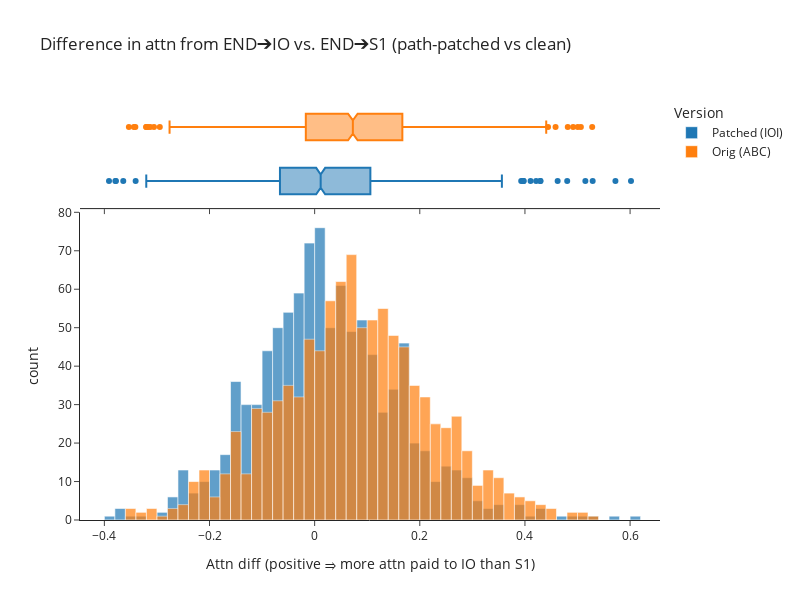

Notebook code cell kept with this figure:
### Code cell
results_patched, results_clean = get_nnmh_patching_patterns(num_batches=50, neg_nmh=(10, 2), orig_is_ioi=False)

hist(
    [results_patched, results_clean],
    labels={"variable": "Version", "value": "Attn diff (positive ⇒ more attn paid to IO than S1)"},
    title="Difference in attn from END➔IO vs. END➔S1 (path-patched vs clean)",
    names=["Patched (IOI)", "Orig (ABC)"],
    width=800,
    height=600,
    opacity=0.7,
    marginal="box",
    template="simple_white"
)

### Figure 1 — Plotly figure (JSON) as saved in the notebook; plotly's stock layout.template omitted (floating-point values rounded to 4 significant figures; data arrays with more than 128 entries replaced by an {"elided": "..."} marker saying what was removed)
{"data": [{"alignmentgroup": "True", "bingroup": "x", "hovertemplate": "Version=wide_variable_0<br>Attn diff (positive ⇒ more attn paid to IO than S1)=%{x}<br>count=%{y}<extra></extra>", "legendgroup": "wide_variable_0", "marker": {"color": "#1F77B4", "opacity": 0.7, "pattern": {"shape": ""}}, "name": "Patched (IOI)", "offsetgroup": "wide_variable_0", "orientation": "v", "showlegend": true, "type": "histogram", "x": {"elided": "1000 float values"}, "xaxis": "x", "yaxis": "y"}, {"alignmentgroup": "True", "hovertemplate": "Version=wide_variable_0<br>Attn diff (positive ⇒ more attn paid to IO than S1)=%{x}<extra></extra>", "legendgroup": "wide_variable_0", "marker": {"color": "#1F77B4"}, "name": "Patched (IOI)", "notched": true, "offsetgroup": "wide_variable_0", "showlegend": false, "type": "box", "x": {"elided": "1000 float values"}, "xaxis": "x2", "yaxis": "y2"}, {"alignmentgroup": "True", "bingroup": "x", "hovertemplate": "Version=wide_variable_1<br>Attn diff (positive ⇒ more attn paid to IO than S1)=%{x}<br>count=%{y}<extra></extra>", "legendgroup": "wide_variable_1", "marker": {"color": "#FF7F0E", "opacity": 0.7, "pattern": {"shape": ""}}, "name": "Orig (ABC)", "offsetgroup": "wide_variable_1", "orientation": "v", "showlegend": true, "type": "histogram", "x": {"elided": "1000 float values"}, "xaxis": "x", "yaxis": "y"}, {"alignmentgroup": "True", "hovertemplate": "Version=wide_variable_1<br>Attn diff (positive ⇒ more attn paid to IO than S1)=%{x}<extra></extra>", "legendgroup": "wide_variable_1", "marker": {"color": "#FF7F0E"}, "name": "Orig (ABC)", "notched": true, "offsetgroup": "wide_variable_1", "showlegend": false, "type": "box", "x": {"elided": "1000 float values"}, "xaxis": "x2", "yaxis": "y2"}], "layout": {"bargap": 0, "barmode": "overlay", "height": 600, "legend": {"title": {"text": "Version"}, "tracegroupgap": 0}, "title": {"text": "Difference in attn from END➔IO vs. END➔S1 (path-patched vs clean)"}, "width": 800, "xaxis": {"anchor": "y", "domain": [0, 1], "title": {"text": "Attn diff (positive ⇒ more attn paid to IO than S1)"}}, "xaxis2": {"anchor": "y2", "domain": [0, 1], "matches": "x", "showticklabels": false}, "yaxis": {"anchor": "x", "domain": [0, 0.7326], "title": {"text": "count"}}, "yaxis2": {"anchor": "x2", "domain": [0.7426, 1], "matches": "y2", "showline": false, "showticklabels": false, "ticks": ""}}}
